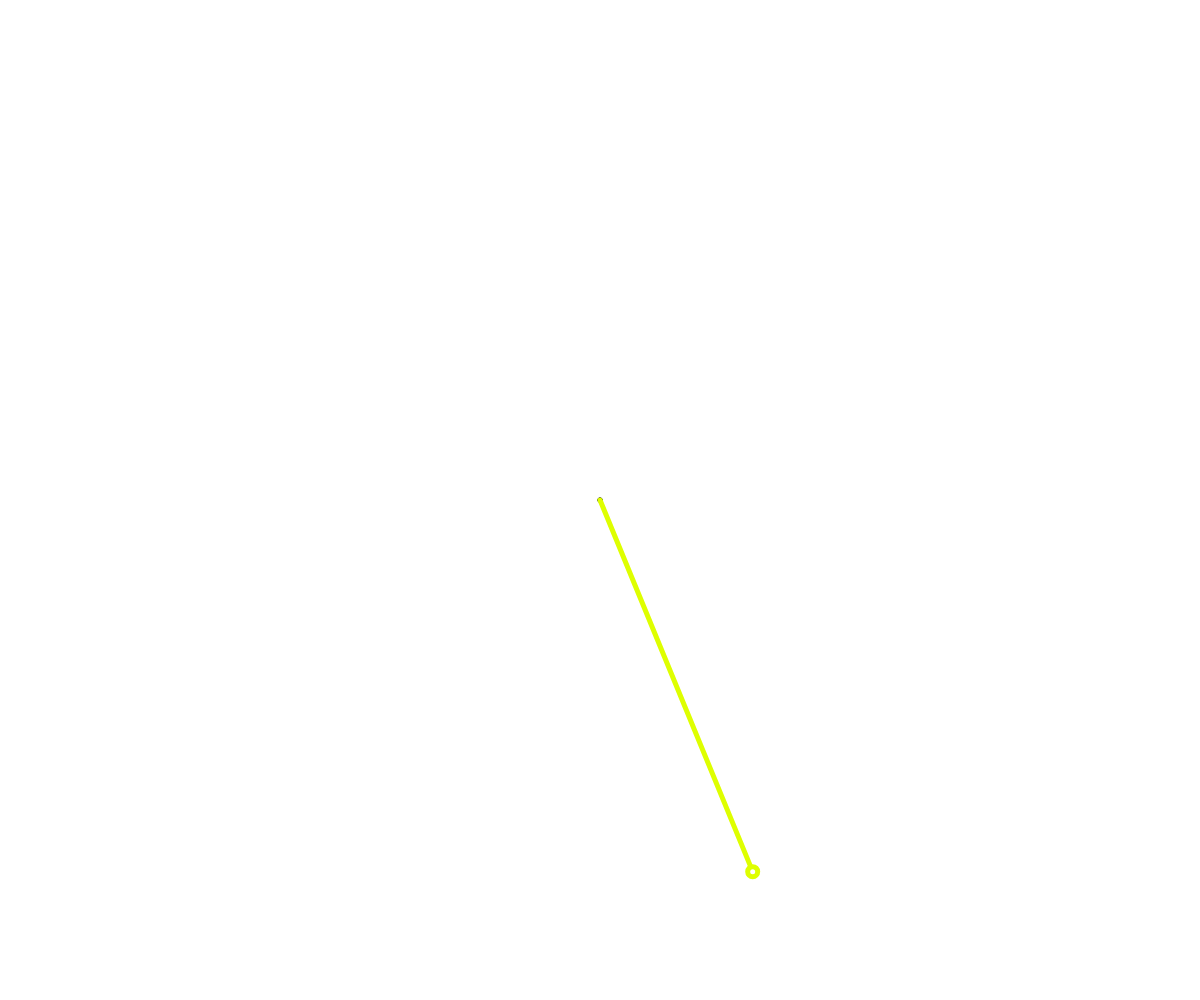
Frame 1 (no input)
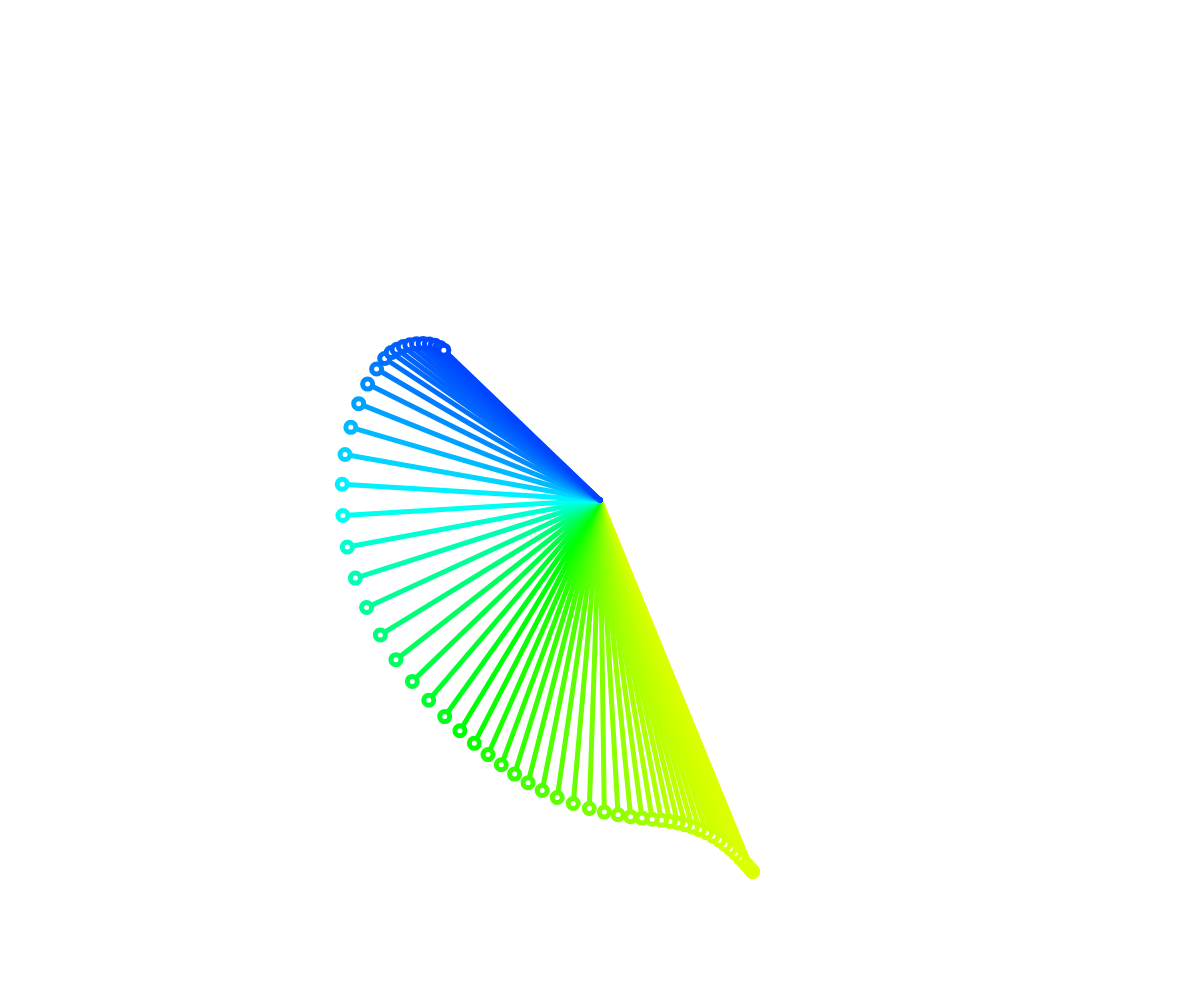
Frame 60 (no input)
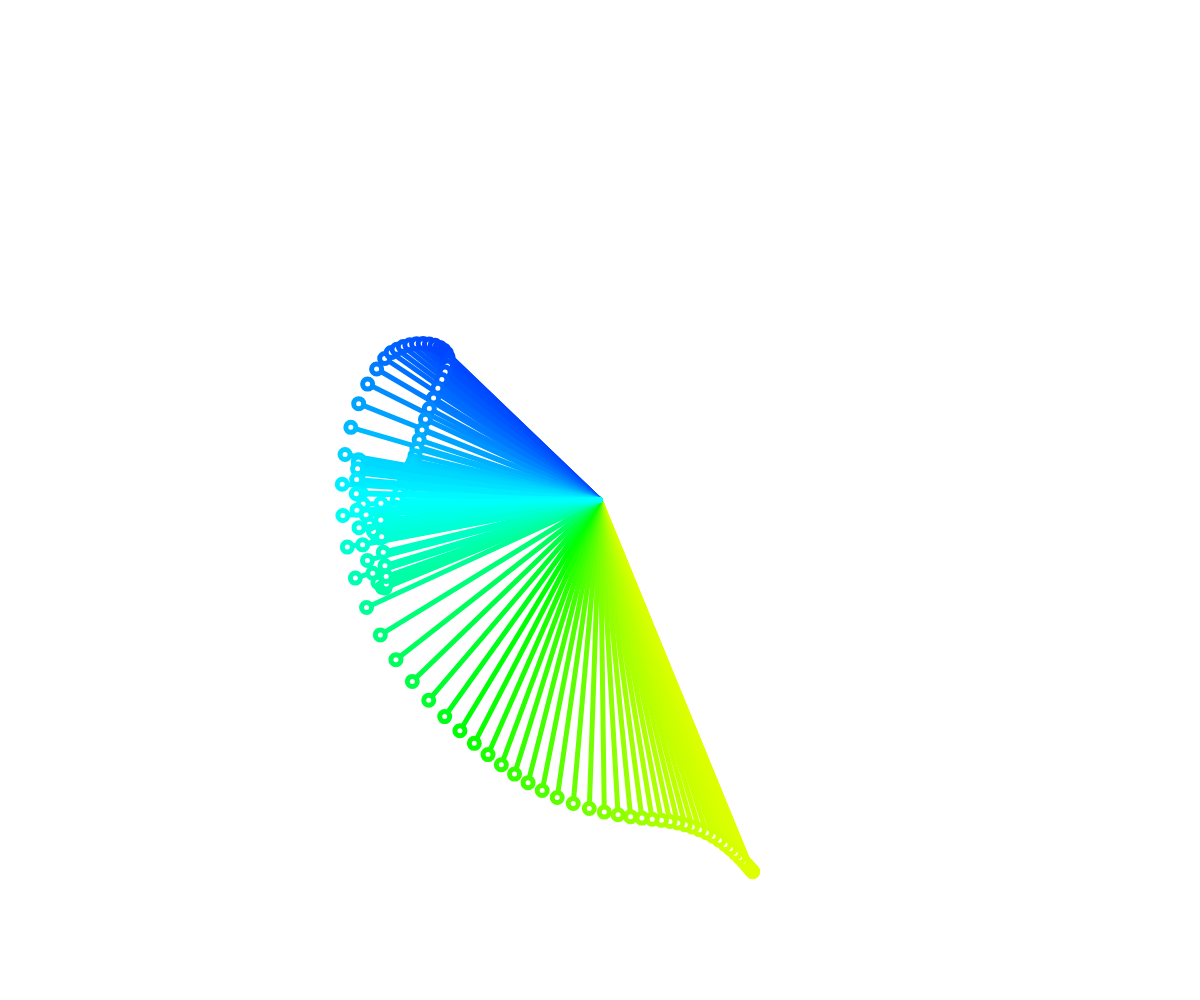
Frame 120 (the mouse pressed at the canvas centre since frame 60)

The p5.js sketch that drew these frames (run headless with seeded random() and noise() and a simulated clock; from frame 60 on, the mouse is pressed at the canvas centre):

// p5.js sketch
// ── sketch.js
let noisePosition = 0;
let noiseSpeed = 0.01;
let startingPoint = 0;
let noiseTheta = 0;
let noiseRadius = 0;
let noisePositionAngle = 1000; // setting different starting point for other number

function setup() {
  createCanvas(windowWidth, windowHeight);
  angleMode(DEGREES);
  colorMode(HSB);
  
}

function draw() {
  translate(width/2, height/2);

  strokeWeight(5);
  point (0,0);

  noiseTheta= map(noise(noisePositionAngle), 0, 1, -360, 360);
  noiseRadius = map(noise(noisePosition), 0, 1, 0, width/2);

  let x = cos(noiseTheta) * noiseRadius;
  let y = sin(noiseTheta) * noiseRadius;

  // background(noiseTheta, 100, noiseRadius);
  // makes the background change color and hue based on position

  point(0, 0);
  stroke(noiseTheta, 100, noiseRadius);
  line(0, 0, x, y);
  circle(x, y, 10);

  noisePosition = noisePosition + noiseSpeed;
  noisePositionAngle += noiseSpeed;
  // can also say noisePosition += noiseSpeed;


  // noise isn't a range, it's a position
  // noise is different from random it doesn't jump around
  // produces fixed flow of numbers
  // translate(width/2, height/2);
  // circleD = noise(noisePosition)* width;
  // millis is nice because it doesn't reset every frame
  // circle (0, 0, circleD);
  
  // noisePosition = startingPoint;

  // for (let i = 0; i < width; i++){
    // let y = noise(noisePosition)*height;
   // noisePosition = noisePosition + noiseSpeed;
    // let d = map(i, 0, width, 0, 25);
   // circle(i, y, d);

  // }
//  startingPoint = startingPoint + noiseSpeed;
  
}
